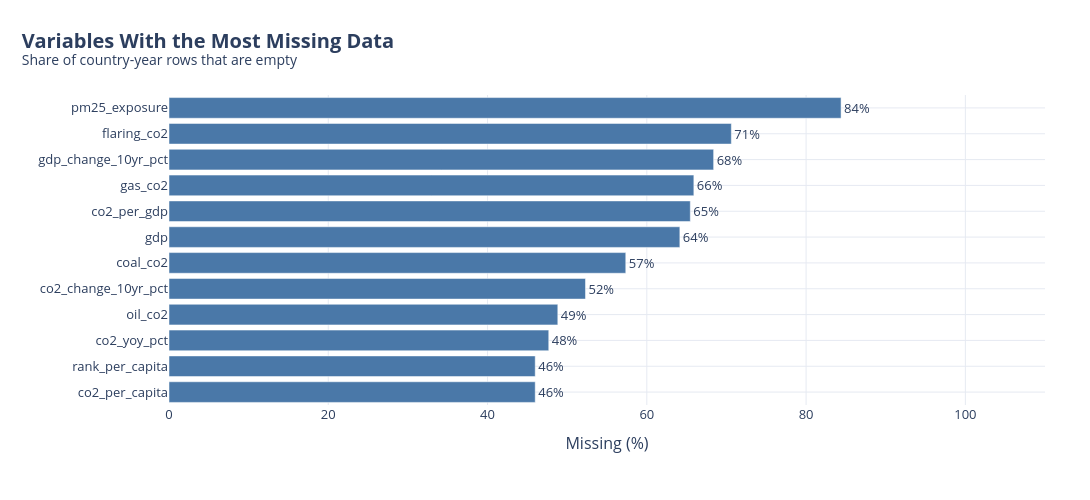
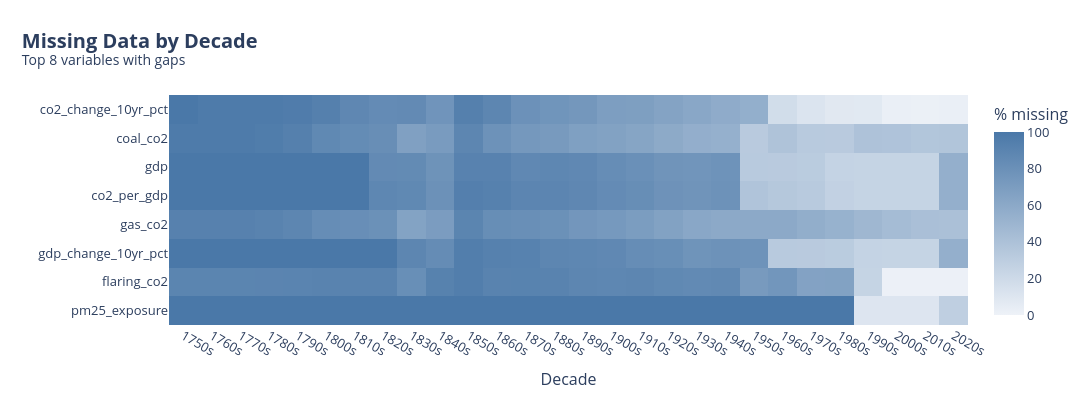

Notebook source saved alongside these figures, in order:
### Markdown cell above
### Q1. Which variables have the most missing data and in which years/countries?

### Code cell
num = country_yearlydf.select_dtypes("number").drop(columns=[C_YEAR], errors="ignore")
miss = (num.isna().mean() * 100).sort_values(ascending=False).head(12)

# ---- graph 1: variables ----
fig = go.Figure(go.Bar(x=miss.values[::-1], y=miss.index[::-1], orientation="h", marker_color=BLUE,
                       text=[f"{v:.0f}%" for v in miss.values[::-1]], textposition="outside",
                       name="% missing"))
style(fig, "Variables With the Most Missing Data", "Share of country-year rows that are empty",
      "Missing (%)", "", h=500)
fig.update_xaxes(range=[0, 110])
fig.show()

# ---- graph 2: decades ----
dec = (country_yearlydf.assign(decade=(country_yearlydf[C_YEAR] // 10) * 10)
       .groupby("decade")[list(miss.index[:8])].apply(lambda g: g.isna().mean() * 100))
fig2 = go.Figure(go.Heatmap(z=dec.T.values, x=dec.index.astype(str) + "s", y=dec.columns,
                            colorscale=[[0, "#eef2f8"], [1, BLUE]], zmin=0, zmax=100,
                            colorbar=dict(title="% missing")))
style(fig2, "Missing Data by Decade", "Top 8 variables with gaps", "Decade", "", h=420)
fig2.show()

# ---- summary ----
worst = miss.index[0]
cnt = cdf.groupby(C_COUNTRY)[worst].apply(lambda s: s.isna().all()).sum()
summary = f"""
The most incomplete variable is "{worst}" ({miss.iloc[0]:.0f}% missing), followed by "{miss.index[1]}" ({miss.iloc[1]:.0f}%)
and "{miss.index[2]}" ({miss.iloc[2]:.0f}%). Gaps concentrate in the earliest decades, and {cnt} countries have no
"{worst}" values at all. Any analysis using these variables is effectively limited to later years and a subset of countries.
""".strip()
print(summary)
save_report(TOPIC, "q1", "Which variables have the most missing data and in which years/countries?",
            [fig, fig2], summary)

### Figure 1 — Plotly figure (JSON) as saved in the notebook; plotly's stock layout.template omitted (floating-point values rounded to 4 significant figures)
{"data": [{"marker": {"color": "#4a78a8"}, "name": "% missing", "orientation": "h", "text": ["46%", "46%", "48%", "49%", "52%", "57%", "64%", "65%", "66%", "68%", "71%", "84%"], "textposition": "outside", "type": "bar", "x": [45.99, 45.99, 47.69, 48.82, 52.3, 57.36, 64.15, 65.46, 65.91, 68.39, 70.61, 84.39], "y": ["co2_per_capita", "rank_per_capita", "co2_yoy_pct", "oil_co2", "co2_change_10yr_pct", "coal_co2", "gdp", "co2_per_gdp", "gas_co2", "gdp_change_10yr_pct", "flaring_co2", "pm25_exposure"]}], "layout": {"font": {"color": "#2c3e5e", "size": 13}, "height": 500, "legend": {"orientation": "h", "x": 0.5, "xanchor": "center", "y": -0.25}, "margin": {"b": 95, "l": 75, "r": 45, "t": 95}, "paper_bgcolor": "white", "plot_bgcolor": "white", "title": {"font": {"color": "#2c3e5e", "size": 20}, "text": "<b>Variables With the Most Missing Data</b><br><sup>Share of country-year rows that are empty</sup>", "x": 0.02, "xanchor": "left"}, "width": 1090, "xaxis": {"gridcolor": "#e6eaf2", "range": [0, 110], "title": {"text": "Missing (%)"}, "zeroline": false}, "yaxis": {"gridcolor": "#e6eaf2", "title": {"text": ""}, "zeroline": false}}}

### Figure 2 — Plotly figure (JSON) as saved in the notebook; plotly's stock layout.template omitted (floating-point values rounded to 4 significant figures; data arrays with more than 128 entries replaced by an {"elided": "..."} marker saying what was removed)
{"data": [{"colorbar": {"title": {"text": "% missing"}}, "colorscale": [[0, "#eef2f8"], [1, "#4a78a8"]], "type": "heatmap", "x": ["1750s", "1760s", "1770s", "1780s", "1790s", "1800s", "1810s", "1820s", "1830s", "1840s", "1850s", "1860s", "1870s", "1880s", "1890s", "1900s", "1910s", "1920s", "1930s", "1940s", "1950s", "1960s", "1970s", "1980s", "1990s", "2000s", "2010s", "2020s"], "y": ["pm25_exposure", "flaring_co2", "gdp_change_10yr_pct", "gas_co2", "co2_per_gdp", "gdp", "coal_co2", "co2_change_10yr_pct"], "z": {"elided": "8x28 float values"}, "zmax": 100, "zmin": 0}], "layout": {"font": {"color": "#2c3e5e", "size": 13}, "height": 420, "legend": {"orientation": "h", "x": 0.5, "xanchor": "center", "y": -0.25}, "margin": {"b": 95, "l": 75, "r": 45, "t": 95}, "paper_bgcolor": "white", "plot_bgcolor": "white", "title": {"font": {"color": "#2c3e5e", "size": 20}, "text": "<b>Missing Data by Decade</b><br><sup>Top 8 variables with gaps</sup>", "x": 0.02, "xanchor": "left"}, "width": 1090, "xaxis": {"gridcolor": "#e6eaf2", "title": {"text": "Decade"}, "zeroline": false}, "yaxis": {"gridcolor": "#e6eaf2", "title": {"text": ""}, "zeroline": false}}}
